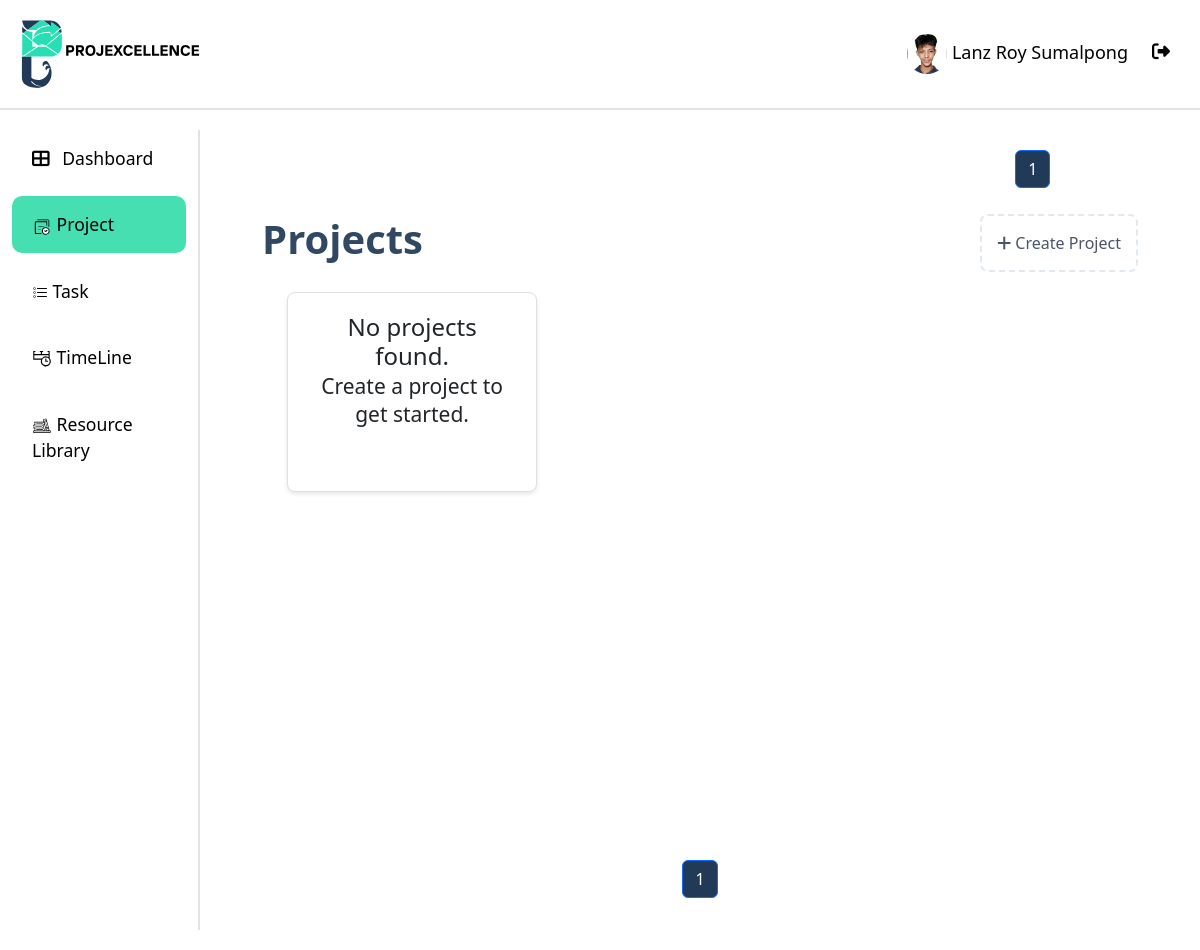
The page /project/ (signed in) on the database as committed earlier.
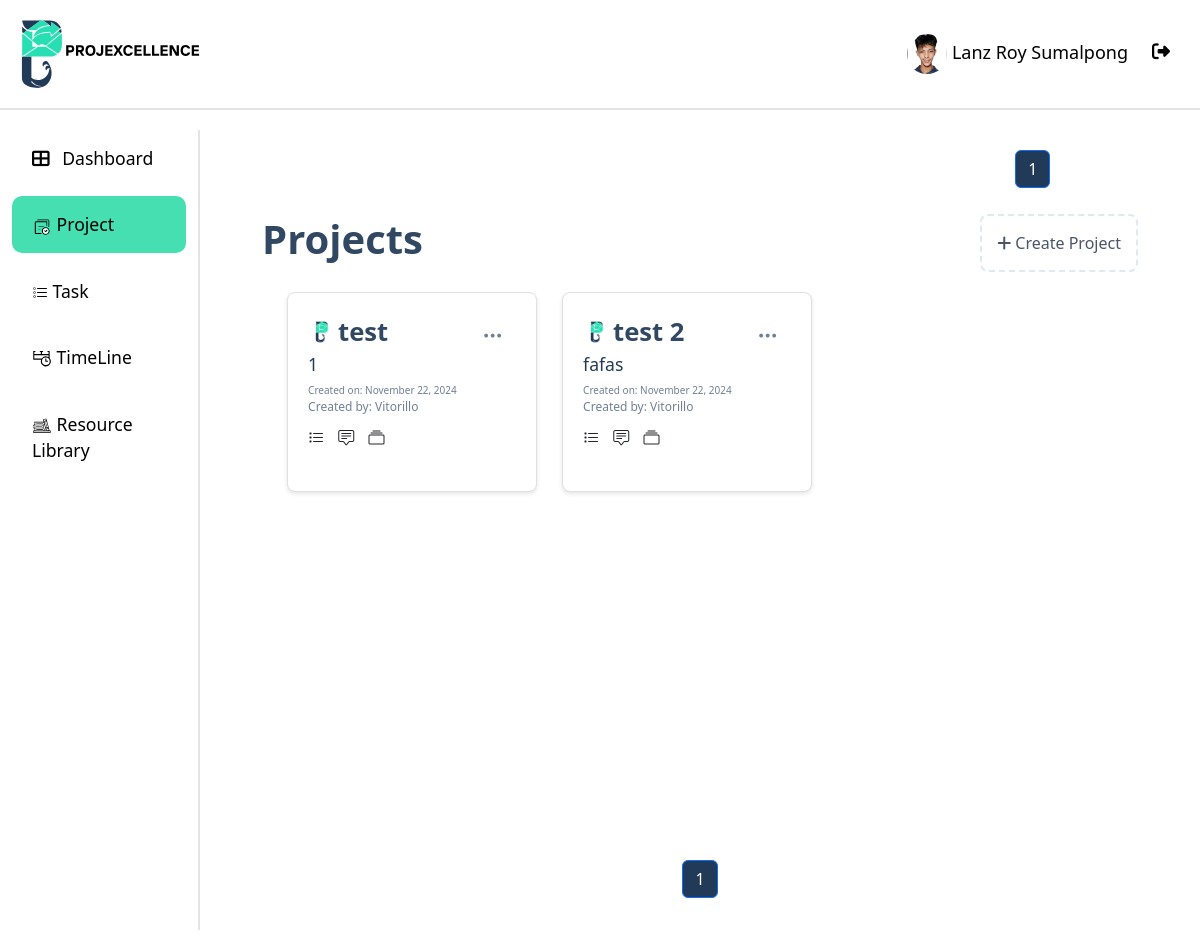
The same page on the database as committed later.
### api/models.py (models this page shows, shortened)
class Project(models.Model):
    project_name = models.CharField(max_length=50)
    description = models.TextField()
    created_by = models.ForeignKey(User, on_delete=models.CASCADE)
    date_created = models.DateTimeField(auto_now_add=True)

class User(AbstractUser):
    ROLE_CHOICES = [
        ("ADMIN", "Admin"),
        ("PM", "projectmanger"),
        ("MEMBER", "member"),
    ]
    STATUS_CHOICES = [
        ("APPROVED", "Approved"),
        ("REJECTED", "Rejected"),
        ("PENDING", "Pending"),
    ]
    username = None  # Remove the username field entirely
    email = models.EmailField(_("email address"), unique=True)
    phone_regex = RegexValidator(
        regex=r"^\+?1?\d{9,15}$",
        message="Phone number must be entered in the format: '+999999999'. Up to 15 digits allowed.",
    )
    phone_number = models.CharField(validators=[phone_regex], max_length=17, blank=True)
    role = models.CharField(max_length=10, choices=ROLE_CHOICES, default="EMPLOYEE")
    date_of_hire = models.DateField(blank=True, null=True)
    profile_path = models.ImageField(null=True, blank=True,upload_to='profile/' )
    status = models.CharField(max_length=20, choices=STATUS_CHOICES, default="PENDING")
    groups = models.ManyToManyField(
        "auth.Group",
        verbose_name=_("groups"),
        blank=True,
        related_name="custom_user_set",
        related_query_name="custom_user",
    )
    user_permissions = models.ManyToManyField(
        "auth.Permission",
        verbose_name=_("user permissions"),
        blank=True,
        related_name="custom_user_set",
        related_query_name="custom_user",
    )
    objects = UserManager()
    USERNAME_FIELD = "email"
    REQUIRED_FIELDS = ["first_name", "last_name", "date_of_hire", "password"]

### api/views.py (the view)
# urls.py: path("project/", views.project_list, name="project"),
@login_required
def project_list(request):
    projects = Project.objects.filter(models.Q(created_by=request.user) | models.Q(teammembership__user=request.user)).distinct()
    project_filter = ProjectFilter(request.GET, queryset=projects)
    paginator = Paginator(project_filter.qs, 8)  # Paginate the projects, 5 per page
    page_number = request.GET.get("page")
    page_obj = paginator.get_page(page_number)
    edit_project_forms = {project.id: ProjectForm(instance=project) for project in projects}
    context = {
        "page_obj": page_obj,
        "edit_project_forms": edit_project_forms,
        "add_project_form": ProjectForm(),
        "filter": project_filter,
        "projects":projects,
    }
    return render(request, "project.html", context)

### api/templatetags/custom_filters.py (called while the page is built)
@register.filter
def dict_get(d, key):
    return d.get(key)

### api/templates/project.html (shortened to what this page needs)
{% extends "base.html" %}
{% load crispy_forms_tags %}
{% load custom_filters %}
{% load static %}
{% block content %}
<div class="page-container">
 <nav aria-label="Page navigation" class="mt-auto Header_page">
    <ul class="pagination justify-content-center"  style="color: #213A58;">
        {% for num in page_obj.paginator.page_range %}
            {% if page_obj.number == num %}
                <li class="page-item active"><span class="page-link" style="background-color: #213A58; color: white;">{{ num }}</span></li>
            {% elif num > page_obj.number|add:'-3' and num < page_obj.number|add:'3' %}
                <li class="page-item"><a class="page-link" href="?page={{ num }}">{{ num }}</a></li>
            {% endif %}
        {% endfor %}
    </ul>
</nav>
    <div class="content-wrapper">
        <div class="project-top">
            <h1>Projects</h1>
            <div class="add-project" data-bs-toggle="modal" data-bs-target="#addProjectModal">
                <i class="fas fa-plus mr-2"></i> Create Project
            </div>
        </div>
        <div id="projects-list">
            {% for project in page_obj %}
            <div class="project-item" onclick="goToTeam(event, '{% url 'team_list' project.id %}')">
                <div class="project-actions">
                    <div class="dropdown">
                        <button class="btn" type="button" id="dropdownMenuButton" data-bs-toggle="dropdown" aria-expanded="false" onclick="event.stopPropagation()">
                            <i class="bi bi-three-dots" title="Settings"></i>
                        </button>
                      </div>
                    <br>
                </div>
                <div>
                    <div class="project-title">  <img src="{% static 'res/logoPlaceHolder.png' %}" alt="profile pic" class="project-profile">{{ project.project_name }}</div>
                    <div class="project-description">{{ project.description|slice:":15" }}{% if project.description|length > 15 %}...{% endif %}</div>
                    <div class="project-created-date">Created on: {{ project.date_created|date:"F j, Y" }}</div>
                    <div class="project-created-by">Created by: {{ project.created_by.last_name}}</div>
                </div>
                <div class="lower-btn">
                    <i class="bi bi-list-task" title="To Do list"></i>
                    <i class="bi bi-chat-square-text" style="margin-left: 10px; " title="Chat Box"></i>
                    <i class="bi bi-collection " style="margin-left: 10px;"  title="Resources"></i>
                </div>
            </div>
            {% empty %}
                <div class="project-item">
                    <h4 class="text-center">No projects found.<br/><small>Create a project to get started.</small></h4>
                </div>
            {% endfor %}
        </div>
        <nav aria-label="Page navigation" class="mt-auto">
            <ul class="pagination justify-content-center">
                {% for num in page_obj.paginator.page_range %}
                    {% if page_obj.number == num %}
                        <li class="page-item active"><span class="page-link" style="background-color: #213A58; color: white;">{{ num }}</span></li>
                    {% elif num > page_obj.number|add:'-3' and num < page_obj.number|add:'3' %}
                        <li class="page-item"><a class="page-link" href="?page={{ num }}">{{ num }}</a></li>
                    {% endif %}
                {% endfor %}
            </ul>
        </nav>
    </div>
</div>
{% endblock content %}

Rows that differ between the two databases and show on the page:
now on this page (row unchanged): Project: project_name "test", description "1", date_created "November 22, 2024", created_by.last_name "Vitorillo"
added Project: project_name "test 2", description "fafas", date_created "November 22, 2024", created_by.last_name "Vitorillo"
Other text that changed with them:
text no longer shown: "No projects found. Create a project to get started."
